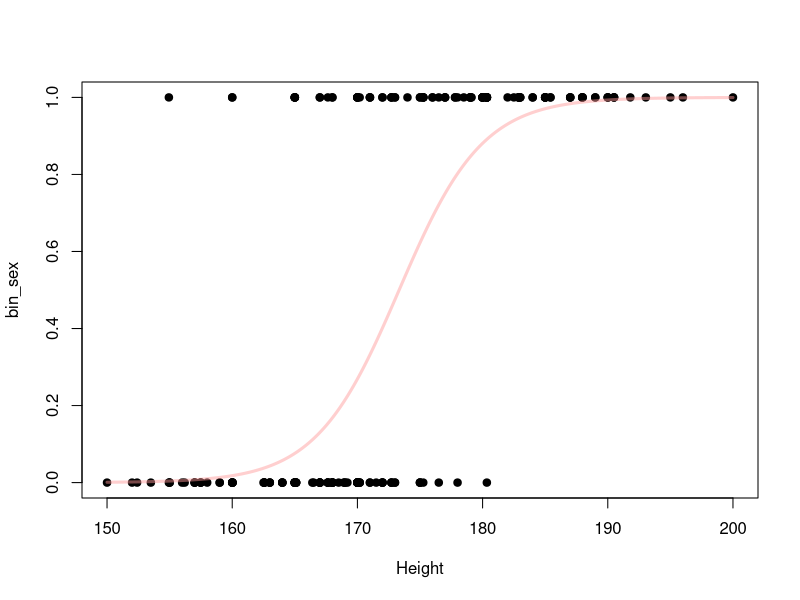
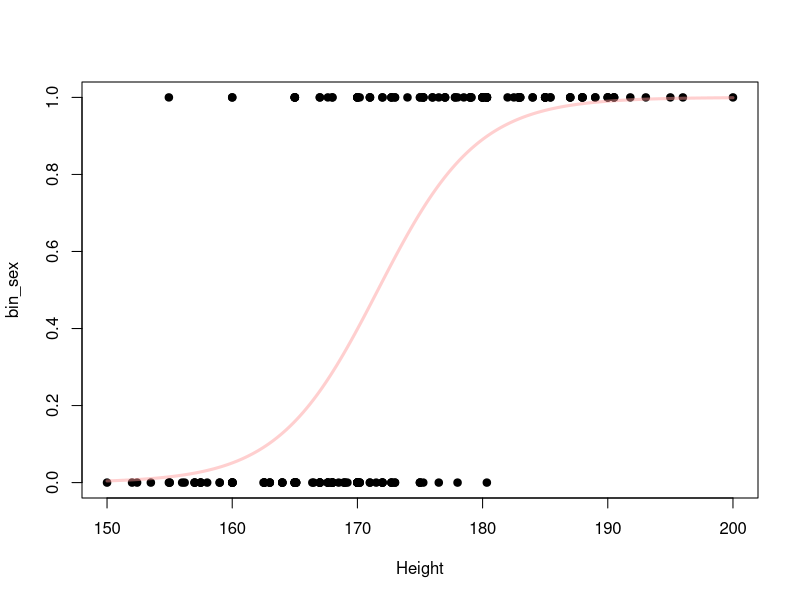
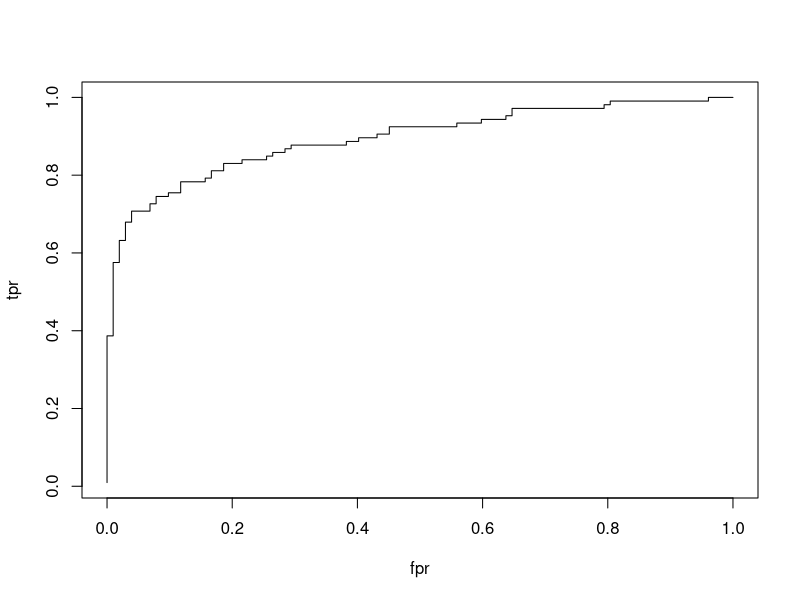
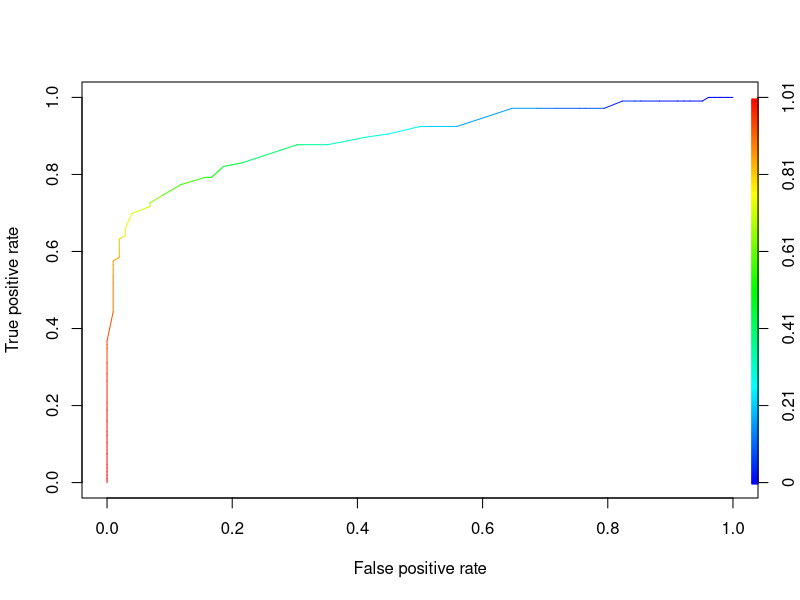

The R script that drew these images, in order:
## ---- chunk 1
knitr::opts_chunk$set(echo = TRUE)
library(ROCR)
## ---- chunk 2
survey_data <- MASS::survey

survey_data <- survey_data[
  !(is.na(survey_data$Sex)|is.na(survey_data$Height)),]
survey_data$bin_sex[survey_data$Sex=="Female"] <- 0
survey_data$bin_sex[survey_data$Sex=="Male"] <- 1

plot(
  bin_sex ~ Height,
  data=survey_data,
  pch=19)

alpha <- -52
beta <- 0.3

flog <- 1 / (1+ exp(-(alpha+beta*seq(150,200,0.1))))

lines(
  y=flog,
  x=seq(150,200,0.1),
  col="#FF999977",
  lwd=3
)
## ---- chunk 3
my_model <- glm(
  bin_sex ~ Height,
  data=survey_data,
  family="binomial"
)
coefficients(my_model)
## ---- chunk 4
alpha <- coefficients(my_model)[1]
beta <- coefficients(my_model)[2]

fitted_logistic <- function(x) {
  1/(1+exp(-(alpha+beta*x)))
}

plot(
  bin_sex ~ Height,
  data=survey_data,
  pch=19)

flog <- fitted_logistic(seq(150,200,0.1))

lines(
  y=flog,
  x=seq(150,200,0.1),
  col="#FF999977",
  lwd=3
)

# Calculamos los intervalos de confianza
confint(my_model)
## ---- chunk 5
roc_data <- data.frame(
  pred=fitted_logistic(survey_data$Height),
  label=survey_data$bin_sex
)

roc_data <- roc_data[order(roc_data$pred,decreasing = TRUE),]
total_pos <- sum(roc_data$label)
total_neg <- sum(1-roc_data$label)

tpr <- cumsum(roc_data$label)/total_pos
fpr <- cumsum(1-roc_data$label)/total_neg

plot(
  y=tpr,
  x=fpr,
  type="l"
)
## ---- chunk 6
data(ROCR.simple)

pred <- prediction(
  predictions = fitted_logistic(survey_data$Height),
  labels = survey_data$bin_sex
)


perf <- performance(pred,"tpr","fpr")
plot(perf,colorize=TRUE)

auc_value <- performance(pred, "auc")@y.values[[1]]
auc_value
